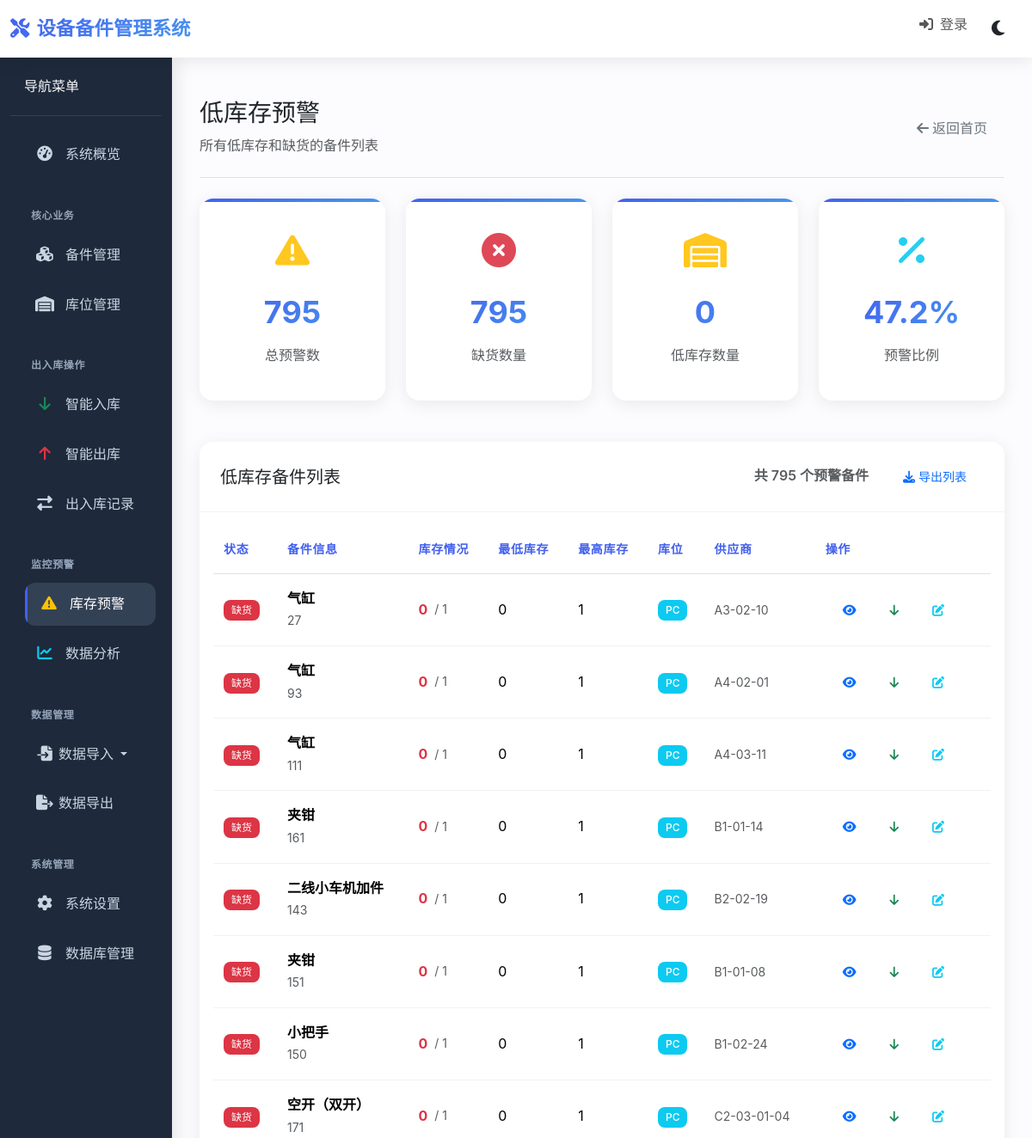
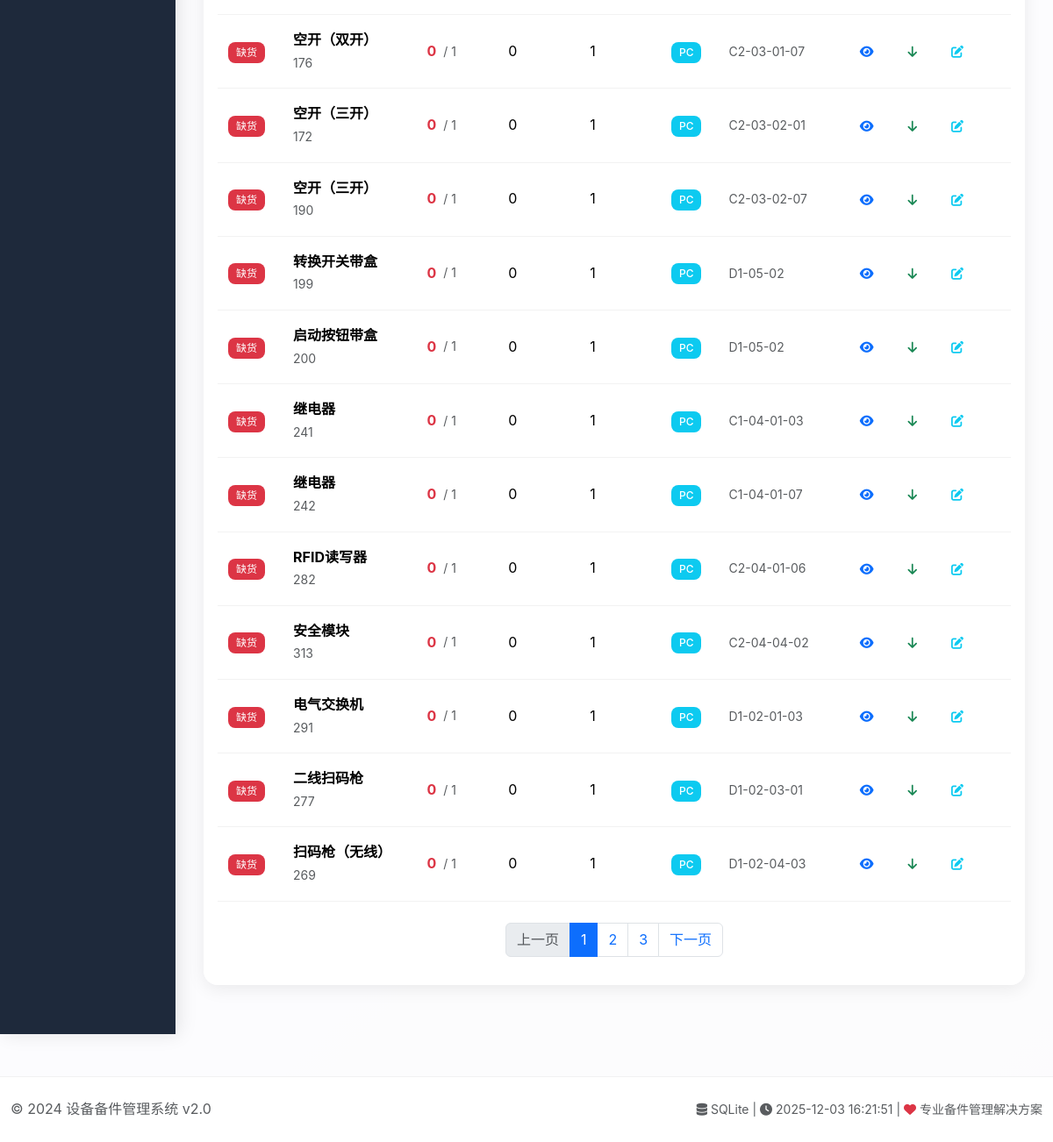
Screenshot of /low_stock_alerts with the database file from the repository (2 pictures, top to bottom).
### tables this page shows
CREATE TABLE spare_parts (
                id INTEGER PRIMARY KEY AUTOINCREMENT,
                part_no TEXT UNIQUE NOT NULL,
                name TEXT NOT NULL,
                type TEXT,
                product_model TEXT,
                current_stock INTEGER DEFAULT 0,
                min_stock INTEGER DEFAULT 0,
                max_stock INTEGER DEFAULT 0,
                key_part BOOLEAN DEFAULT FALSE,
                lt_weeks INTEGER DEFAULT 0,
                unit_price REAL DEFAULT 0.0,
                unit TEXT DEFAULT '个',
                location TEXT,
                supplier TEXT,
                description TEXT,
                created_date TIMESTAMP DEFAULT CURRENT_TIMESTAMP,
                updated_date TIMESTAMP DEFAULT CURRENT_TIMESTAMP,
                FOREIGN KEY (location) REFERENCES locations(location_code)
            );

### app.py (the view)
    @app.route('/low_stock_alerts')
    def low_stock_alerts():
        try:
            page = request.args.get('page', 1, type=int)
            per_page = 20
            low_stock_parts_list = get_low_stock_parts()
            total_low_stock = len(low_stock_parts_list) if low_stock_parts_list else 0
            total_pages = (total_low_stock + per_page - 1) // per_page if total_low_stock > 0 else 1
            start_idx = (page - 1) * per_page
            end_idx = start_idx + per_page
            displayed_parts = low_stock_parts_list[start_idx:end_idx] if low_stock_parts_list else []
            out_of_stock_count = 0
            if low_stock_parts_list:
                out_of_stock_count = sum(1 for part in low_stock_parts_list if safe_int(part[4]) == 0)
            low_stock_count = total_low_stock - out_of_stock_count
            total_parts = get_spare_parts_count()
            warning_percentage = round((total_low_stock / total_parts * 100), 1) if total_parts > 0 else 0
            return render_template('low_stock_alerts.html',
                                   low_stock_parts=displayed_parts,
                                   total_low_stock=total_low_stock,
                                   out_of_stock_count=out_of_stock_count,
                                   low_stock_count=low_stock_count,
                                   warning_percentage=warning_percentage,
                                   page=page,
                                   total_pages=total_pages,
                                   now=datetime.datetime.now())
        except Exception as e:
            app.logger.error(f"低库存页面加载失败: {str(e)}")
            flash('加载低库存信息失败', 'danger')
            return redirect(url_for('index'))

### models/database.py (called while the page is built)
def get_spare_parts_count():
    db_manager = DatabaseManager()
    with db_manager.get_connection() as conn:
        cursor = conn.execute('SELECT COUNT(*) FROM spare_parts')
        result = cursor.fetchone()
        return result[0] if result else 0

def safe_int(value, default=0):
    if value is None or value == '':
        return default
    try:
        return int(float(str(value)))  # 先转字符串，再转浮点，最后转整数
    except (ValueError, TypeError):
        return default

    def _init_db(self):
        os.makedirs(os.path.dirname(self.db_path) if os.path.dirname(self.db_path) else '.', exist_ok=True)
        with self._get_raw_connection() as conn:
            conn.execute("PRAGMA foreign_keys = ON")
            conn.execute("PRAGMA journal_mode = WAL")
            conn.execute("PRAGMA synchronous = NORMAL")
            conn.execute("PRAGMA cache_size = 100000")
            conn.execute("PRAGMA temp_store = MEMORY")
            conn.execute("PRAGMA mmap_size = 268435456")
            conn.execute("PRAGMA page_size = 4096")
            conn.execute("PRAGMA busy_timeout = 10000")

    @contextmanager
    def _get_raw_connection(self):
        conn = None
        try:
            conn = sqlite3.connect(
                self.db_path,
                timeout=30.0,
                check_same_thread=False,
                isolation_level=None
            )
            conn.row_factory = sqlite3.Row
            yield conn
        finally:
            if conn:
                conn.close()

### utils/stock_utils.py (called while the page is built)
def get_low_stock_parts():
    from models.database import get_low_stock_parts as db_get_low_stock_parts
    return db_get_low_stock_parts()

### templates/low_stock_alerts.html (shortened to what this page needs)
{% extends "base.html" %}
{% block content %}
<div class="d-flex justify-content-between flex-wrap flex-md-nowrap align-items-center pt-3 pb-4 mb-4 border-bottom">
    <div>
        <h1 class="h3 mb-2">低库存预警</h1>
        <p class="text-muted mb-0">所有低库存和缺货的备件列表</p>
    </div>
    <div class="btn-toolbar mb-2 mb-md-0">
        <a href="{{ url_for('index') }}" class="btn btn-outline-secondary">
            <i class="fas fa-arrow-left me-1"></i>返回首页
        </a>
    </div>
</div>
<div class="row mb-4">
    <div class="col-md-3">
        <div class="card stat-card">
            <div class="card-body">
                <i class="fas fa-exclamation-triangle text-warning"></i>
                <div class="number">{{ total_low_stock }}</div>
                <div class="text-muted">总预警数</div>
            </div>
        </div>
    </div>
    <div class="col-md-3">
        <div class="card stat-card">
            <div class="card-body">
                <i class="fas fa-times-circle text-danger"></i>
                <div class="number">{{ out_of_stock_count }}</div>
                <div class="text-muted">缺货数量</div>
            </div>
        </div>
    </div>
    <div class="col-md-3">
        <div class="card stat-card">
            <div class="card-body">
                <i class="fas fa-warehouse text-warning"></i>
                <div class="number">{{ low_stock_count }}</div>
                <div class="text-muted">低库存数量</div>
            </div>
        </div>
    </div>
    <div class="col-md-3">
        <div class="card stat-card">
            <div class="card-body">
                <i class="fas fa-percentage text-info"></i>
                <div class="number">{{ warning_percentage }}%</div>
                <div class="text-muted">预警比例</div>
            </div>
        </div>
    </div>
</div>
<div class="card">
    <div class="card-header d-flex justify-content-between align-items-center">
        <h5 class="card-title mb-0">低库存备件列表</h5>
        <div>
            <span class="text-muted me-3">共 {{ total_low_stock }} 个预警备件</span>
            <a href="{{ url_for('export_parts_advanced') }}?filter=low_stock" class="btn btn-sm btn-outline-primary">
                <i class="fas fa-download me-1"></i>导出列表
            </a>
        </div>
    </div>
    <div class="card-body">
        {% if low_stock_parts %}
        <div class="table-responsive">
            <table class="table table-hover">
                <thead>
                    <tr>
                        <th>状态</th>
                        <th>备件信息</th>
                        <th>库存情况</th>
                        <th>最低库存</th>
                        <th>最高库存</th>
                        <th>库位</th>
                        <th>供应商</th>
                        <th>操作</th>
                    </tr>
                </thead>
                <tbody>
                    {% for part in low_stock_parts %}
                    <tr>
                        <td>
                            {% if part[4] == 0 %}
                            <span class="badge bg-danger">缺货</span>
                            {% else %}
                            <span class="badge bg-warning">低库存</span>
                            {% endif %}
                        </td>
                        <td>
                            <div>
                                <strong>{{ part[2] }}</strong>
                                <br>
                                <small class="text-muted">{{ part[1] }}</small>
                            </div>
                        </td>
                        <td>
                            <div class="d-flex align-items-center">
                                <span class="fw-bold me-2 {% if part[4] == 0 %}text-danger{% else %}text-warning{% endif %}">
                                    {{ part[4] }}
                                </span>
                                <small class="text-muted">/ {{ part[6] if part[6] > 0 else '∞' }}</small>
                            </div>
                        </td>
                        <td>{{ part[5] }}</td>
                        <td>{{ part[6] if part[6] > 0 else '未设置' }}</td>
                        <td>
                            {% if part[11] %}
                            <span class="badge bg-info">{{ part[11] }}</span>
                            {% else %}
                            <span class="text-muted">-</span>
                            {% endif %}
                        </td>
                        <td>
                            {% if part[12] %}
                            <small class="text-muted">{{ part[12] }}</small>
                            {% else %}
                            <span class="text-muted">-</span>
                            {% endif %}
                        </td>
                        <td>
                            <div class="btn-group btn-group-sm">
                                <a href="{{ url_for('part_detail', part_id=part[0]) }}" class="btn btn-outline-primary" title="查看详情">
                                    <i class="fas fa-eye"></i>
                                </a>
                                <a href="{{ url_for('smart_inbound') }}?part_no={{ part[1] }}" class="btn btn-outline-success" title="快速入库">
                                    <i class="fas fa-arrow-down"></i>
                                </a>
                                <a href="{{ url_for('edit_part', part_id=part[0]) }}" class="btn btn-outline-info" title="编辑">
                                    <i class="fas fa-edit"></i>
                                </a>
                            </div>
                        </td>
                    </tr>
                    {% endfor %}
                </tbody>
            </table>
        </div>
        {% if total_pages > 1 %}
        <nav aria-label="Page navigation" class="mt-4">
            <ul class="pagination justify-content-center">
                <li class="page-item {% if page == 1 %}disabled{% endif %}">
                    <a class="page-link" href="{{ url_for('low_stock_alerts', page=page-1) }}">上一页</a>
                </li>
                {% for p in range(1, total_pages + 1) %}
                    {% if p >= page - 2 and p <= page + 2 %}
                    <li class="page-item {% if p == page %}active{% endif %}">
                        <a class="page-link" href="{{ url_for('low_stock_alerts', page=p) }}">{{ p }}</a>
                    </li>
                    {% endif %}
                {% endfor %}
                <li class="page-item {% if page == total_pages %}disabled{% endif %}">
                    <a class="page-link" href="{{ url_for('low_stock_alerts', page=page+1) }}">下一页</a>
                </li>
            </ul>
        </nav>
        {% endif %}
        {% endif %}
    </div>
</div>
{% endblock %}

### templates/base.html (style rules this page uses)
:root { --primary: #4361ee; --primary-dark: #3a56d4; --secondary: #6c757d; --success: #4cc9f0; --info: #4895ef; --warning: #f72585; --danger: #e63946; --light: #f8f9fa; --dark: #212529; --sidebar-bg: #1e293b; --sidebar-hover: #334155; --card-shadow: 0 4px 20px rgba(0,0,0,0.08); --transition: all 0.3s cubic-bezier(0.4, 0, 0.2, 1); }
body { font-family: -apple-system, BlinkMacSystemFont, 'Segoe UI', 'Microsoft YaHei', Roboto, Oxygen, Ubuntu, Cantarell, 'Open Sans', 'Helvetica Neue', sans-serif; background: linear-gradient(135deg, #667eea 0%, #764ba2 100%); min-height: 100vh; line-height: 1.6; font-weight: 400; }
.card { border: none; border-radius: 1rem; box-shadow: var(--card-shadow); transition: var(--transition); background: rgba(255, 255, 255, 0.95); margin-bottom: 1.5rem; overflow: hidden; }
.card-header { background: rgba(255, 255, 255, 0.9); border-bottom: 1px solid rgba(0,0,0,0.05); padding: 1.25rem 1.5rem; font-weight: 600; }
.stat-card { text-align: center; padding: 1.5rem; position: relative; overflow: hidden; }
.stat-card::before { content: ''; position: absolute; top: 0; left: 0; right: 0; height: 4px; background: linear-gradient(90deg, var(--primary), var(--info)); }
.stat-card i { font-size: 2.5rem; margin-bottom: 1rem; opacity: 0.9; }
.stat-card .number { font-size: 2.25rem; font-weight: 700; margin: 0.5rem 0; background: linear-gradient(135deg, var(--primary), var(--info)); -webkit-background-clip: text; -webkit-text-fill-color: transparent; }
.table { --bs-table-bg: transparent; margin-bottom: 0; }
.table th { border-top: none; font-weight: 600; color: var(--primary); font-size: 0.875rem; text-transform: uppercase; letter-spacing: 0.05em; padding: 1rem 0.75rem; }
.table td { padding: 1rem 0.75rem; vertical-align: middle; border-color: rgba(0,0,0,0.05); }
.badge { font-size: 0.75em; padding: 0.5em 0.75em; font-weight: 500; border-radius: 0.5rem; }
.btn { border-radius: 0.75rem; font-weight: 500; padding: 0.625rem 1.25rem; transition: var(--transition); border: none; }

### rows the page displays
spare_parts: name "气缸", part_no "27", part "0", min_stock "1", current_stock "0", unit "PC", location "A3-02-10"
spare_parts: name "气缸", part_no "93", part "0", min_stock "1", current_stock "0", unit "PC", location "A4-02-01"
spare_parts: name "气缸", part_no "111", part "0", min_stock "1", current_stock "0", unit "PC", location "A4-03-11"
spare_parts: name "夹钳", part_no "161", part "0", min_stock "1", current_stock "0", unit "PC", location "B1-01-14"
spare_parts: name "二线小车机加件", part_no "143", part "0", min_stock "1", current_stock "0", unit "PC", location "B2-02-19"
spare_parts: name "夹钳", part_no "151", part "0", min_stock "1", current_stock "0", unit "PC", location "B1-01-08"
spare_parts: name "小把手", part_no "150", part "0", min_stock "1", current_stock "0", unit "PC", location "B1-02-24"
spare_parts: name "空开（双开）", part_no "171", part "0", min_stock "1", current_stock "0", unit "PC", location "C2-03-01-04"
spare_parts: name "空开（双开）", part_no "176", part "0", min_stock "1", current_stock "0", unit "PC", location "C2-03-01-07"
spare_parts: name "空开（三开）", part_no "172", part "0", min_stock "1", current_stock "0", unit "PC", location "C2-03-02-01"
spare_parts: name "空开（三开）", part_no "190", part "0", min_stock "1", current_stock "0", unit "PC", location "C2-03-02-07"
spare_parts: name "转换开关带盒", part_no "199", part "0", min_stock "1", current_stock "0", unit "PC", location "D1-05-02"
spare_parts: name "启动按钮带盒", part_no "200", part "0", min_stock "1", current_stock "0", unit "PC", location "D1-05-02"
spare_parts: name "继电器", part_no "241", part "0", min_stock "1", current_stock "0", unit "PC", location "C1-04-01-03"
spare_parts: name "继电器", part_no "242", part "0", min_stock "1", current_stock "0", unit "PC", location "C1-04-01-07"
spare_parts: name "RFID读写器", part_no "282", current_stock "0", min_stock "1", unit "PC", location "C2-04-01-06"
spare_parts: name "安全模块", part_no "313", part "0", min_stock "1", current_stock "0", unit "PC", location "C2-04-04-02"
spare_parts: name "电气交换机", part_no "291", part "0", min_stock "1", current_stock "0", unit "PC", location "D1-02-01-03"
spare_parts: name "二线扫码枪", part_no "277", current_stock "0", min_stock "1", unit "PC", location "D1-02-03-01"
spare_parts: name "扫码枪（无线）", part_no "269", part "0", min_stock "1", current_stock "0", unit "PC", location "D1-02-04-03"

### other values shown
{{ total_low_stock }} "795"
{{ out_of_stock_count }} "795"
{{ low_stock_count }} "0"
{{ warning_percentage }} "47.2"
{{ p }} "1" "2" "3"
